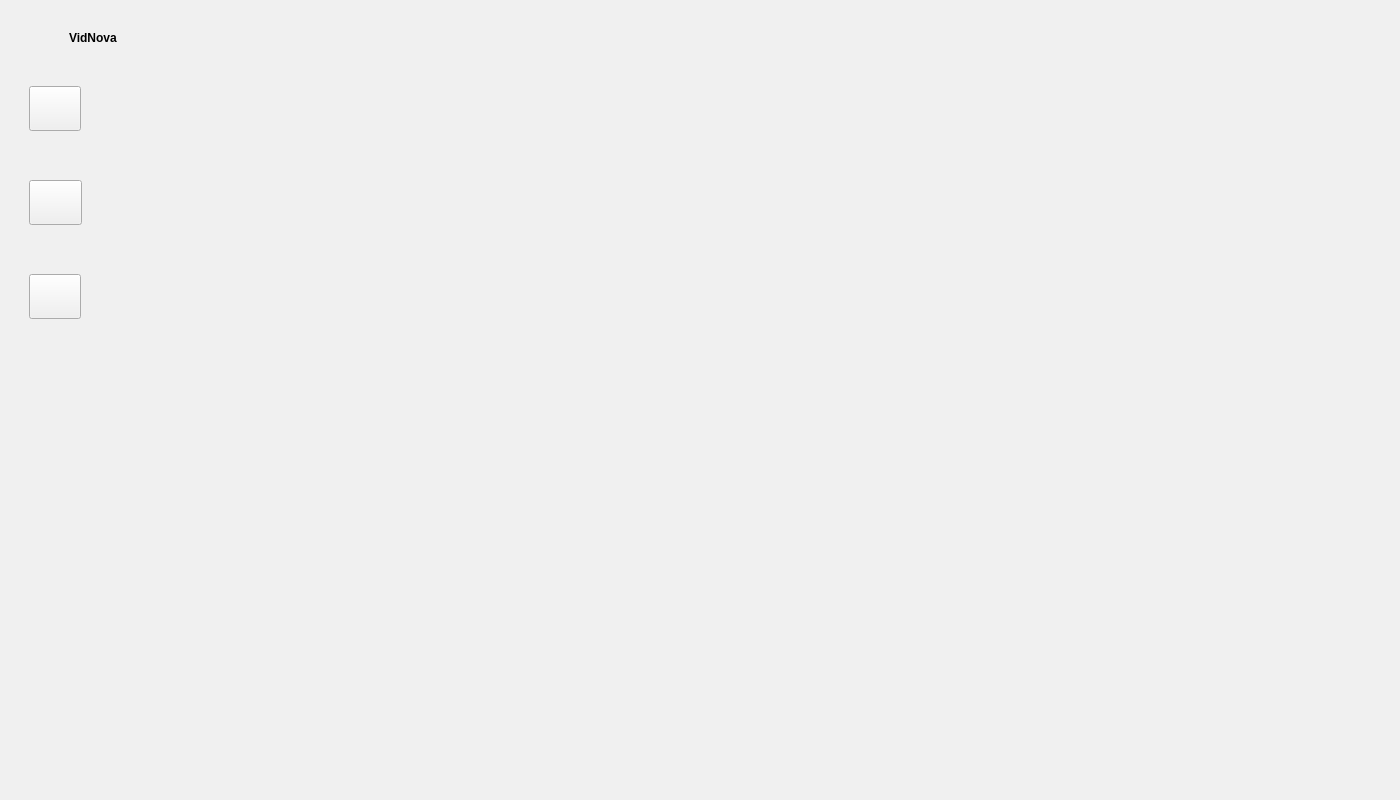
<?xml version="1.0" encoding="UTF-8"?>
<ui version="4.0">
 <class>VidNovaMain</class>
 <widget class="QWidget" name="VidNovaMain">
  <property name="geometry">
   <rect>
    <x>0</x>
    <y>0</y>
    <width>1400</width>
    <height>800</height>
   </rect>
  </property>
  <property name="windowTitle">
   <string>VidNovaMain</string>
  </property>
  <property name="styleSheet">
   <string notr="true">background-color: rgb(240,240, 240);</string>
  </property>
  <layout class="QVBoxLayout" name="verticalLayout">
   <property name="leftMargin">
    <number>5</number>
   </property>
   <property name="topMargin">
    <number>5</number>
   </property>
   <property name="rightMargin">
    <number>5</number>
   </property>
   <property name="bottomMargin">
    <number>5</number>
   </property>
   <item>
    <widget class="QWidget" name="VidNovabg" native="true">
     <property name="styleSheet">
      <string notr="true"/>
     </property>
     <layout class="QVBoxLayout" name="verticalLayout_2">
      <property name="spacing">
       <number>0</number>
      </property>
      <property name="leftMargin">
       <number>0</number>
      </property>
      <property name="topMargin">
       <number>0</number>
      </property>
      <property name="rightMargin">
       <number>0</number>
      </property>
      <property name="bottomMargin">
       <number>0</number>
      </property>
      <item>
       <widget class="QWidget" name="head" native="true">
        <property name="maximumSize">
         <size>
          <width>16777215</width>
          <height>68</height>
         </size>
        </property>
        <property name="toolTip">
         <string extracomment="                                                                                      "/>
        </property>
        <property name="accessibleIdentifier">
         <string/>
        </property>
        <property name="styleSheet">
         <string notr="true"/>
        </property>
        <layout class="QHBoxLayout" name="horizontalLayout_2">
         <property name="spacing">
          <number>0</number>
         </property>
         <property name="leftMargin">
          <number>0</number>
         </property>
         <property name="topMargin">
          <number>0</number>
         </property>
         <property name="rightMargin">
          <number>0</number>
         </property>
         <property name="bottomMargin">
          <number>0</number>
         </property>
         <item>
          <widget class="QWidget" name="headLeft" native="true">
           <property name="maximumSize">
            <size>
             <width>64</width>
             <height>16777215</height>
            </size>
           </property>
           <property name="styleSheet">
            <string notr="true"/>
           </property>
           <layout class="QHBoxLayout" name="horizontalLayout_3">
            <property name="spacing">
             <number>0</number>
            </property>
            <property name="leftMargin">
             <number>24</number>
            </property>
            <property name="topMargin">
             <number>0</number>
            </property>
            <property name="rightMargin">
             <number>0</number>
            </property>
            <property name="bottomMargin">
             <number>0</number>
            </property>
            <item>
             <widget class="QLabel" name="logo">
              <property name="sizePolicy">
               <sizepolicy hsizetype="MinimumExpanding" vsizetype="Minimum">
                <horstretch>0</horstretch>
                <verstretch>6</verstretch>
               </sizepolicy>
              </property>
              <property name="minimumSize">
               <size>
                <width>4</width>
                <height>0</height>
               </size>
              </property>
              <property name="maximumSize">
               <size>
                <width>28</width>
                <height>28</height>
               </size>
              </property>
              <property name="styleSheet">
               <string notr="true">#logo{
	border-image : url(&quot;:/image/logo.png&quot;);
	
}</string>
              </property>
              <property name="text">
               <string/>
              </property>
             </widget>
            </item>
           </layout>
          </widget>
         </item>
         <item>
          <widget class="QWidget" name="headRight" native="true">
           <property name="styleSheet">
            <string notr="true"/>
           </property>
           <layout class="QHBoxLayout" name="horizontalLayout_4">
            <property name="spacing">
             <number>0</number>
            </property>
            <property name="leftMargin">
             <number>0</number>
            </property>
            <property name="topMargin">
             <number>0</number>
            </property>
            <property name="rightMargin">
             <number>0</number>
            </property>
            <property name="bottomMargin">
             <number>0</number>
            </property>
            <item>
             <widget class="QWidget" name="headTitle" native="true">
              <property name="maximumSize">
               <size>
                <width>128</width>
                <height>16777215</height>
               </size>
              </property>
              <property name="styleSheet">
               <string notr="true"/>
              </property>
              <layout class="QVBoxLayout" name="verticalLayout_3">
               <property name="spacing">
                <number>0</number>
               </property>
               <property name="leftMargin">
                <number>0</number>
               </property>
               <property name="topMargin">
                <number>26</number>
               </property>
               <property name="rightMargin">
                <number>0</number>
               </property>
               <property name="bottomMargin">
                <number>26</number>
               </property>
               <item>
                <widget class="QLabel" name="title">
                 <property name="font">
                  <font>
                   <bold>true</bold>
                  </font>
                 </property>
                 <property name="styleSheet">
                  <string notr="true">color:#000</string>
                 </property>
                 <property name="text">
                  <string>VidNova</string>
                 </property>
                </widget>
               </item>
              </layout>
             </widget>
            </item>
            <item>
             <widget class="QWidget" name="sysBtn" native="true">
              <property name="maximumSize">
               <size>
                <width>16777215</width>
                <height>16777215</height>
               </size>
              </property>
              <property name="styleSheet">
               <string notr="true">QPushButton:hover{
	background-color: rgb(76, 76, 76);

}</string>
              </property>
              <layout class="QHBoxLayout" name="horizontalLayout_5">
               <property name="spacing">
                <number>20</number>
               </property>
               <property name="leftMargin">
                <number>0</number>
               </property>
               <property name="topMargin">
                <number>0</number>
               </property>
               <property name="rightMargin">
                <number>16</number>
               </property>
               <property name="bottomMargin">
                <number>0</number>
               </property>
               <item>
                <spacer name="horizontalSpacer">
                 <property name="orientation">
                  <enum>Qt::Orientation::Horizontal</enum>
                 </property>
                 <property name="sizeHint" stdset="0">
                  <size>
                   <width>1174</width>
                   <height>20</height>
                  </size>
                 </property>
                </spacer>
               </item>
               <item>
                <widget class="QPushButton" name="minBtn">
                 <property name="maximumSize">
                  <size>
                   <width>20</width>
                   <height>20</height>
                  </size>
                 </property>
                 <property name="styleSheet">
                  <string notr="true">#minBtn{
	border:none;
	border-image: url(&quot;:/image/minBtn.png&quot;);


}</string>
                 </property>
                 <property name="text">
                  <string/>
                 </property>
                </widget>
               </item>
               <item>
                <widget class="QPushButton" name="quitBtn">
                 <property name="maximumSize">
                  <size>
                   <width>20</width>
                   <height>20</height>
                  </size>
                 </property>
                 <property name="styleSheet">
                  <string notr="true">#quitBtn{
	border: none;
	border-image: url(&quot;:/image/closeBtn.png&quot;);
}</string>
                 </property>
                 <property name="text">
                  <string/>
                 </property>
                </widget>
               </item>
              </layout>
             </widget>
            </item>
           </layout>
          </widget>
         </item>
        </layout>
       </widget>
      </item>
      <item>
       <widget class="QWidget" name="body" native="true">
        <property name="styleSheet">
         <string notr="true"/>
        </property>
        <layout class="QHBoxLayout" name="horizontalLayout">
         <property name="spacing">
          <number>0</number>
         </property>
         <property name="leftMargin">
          <number>0</number>
         </property>
         <property name="topMargin">
          <number>0</number>
         </property>
         <property name="rightMargin">
          <number>0</number>
         </property>
         <property name="bottomMargin">
          <number>0</number>
         </property>
         <item>
          <widget class="QWidget" name="bodyLeft" native="true">
           <property name="minimumSize">
            <size>
             <width>100</width>
             <height>0</height>
            </size>
           </property>
           <property name="maximumSize">
            <size>
             <width>100</width>
             <height>16777215</height>
            </size>
           </property>
           <property name="styleSheet">
            <string notr="true"/>
           </property>
           <layout class="QVBoxLayout" name="verticalLayout_5">
            <property name="spacing">
             <number>0</number>
            </property>
            <property name="leftMargin">
             <number>0</number>
            </property>
            <property name="topMargin">
             <number>0</number>
            </property>
            <property name="rightMargin">
             <number>0</number>
            </property>
            <property name="bottomMargin">
             <number>0</number>
            </property>
            <item>
             <widget class="QWidget" name="btnList" native="true">
              <layout class="QVBoxLayout" name="verticalLayout_4">
               <property name="spacing">
                <number>49</number>
               </property>
               <property name="leftMargin">
                <number>24</number>
               </property>
               <property name="topMargin">
                <number>15</number>
               </property>
               <property name="rightMargin">
                <number>0</number>
               </property>
               <property name="bottomMargin">
                <number>0</number>
               </property>
               <item>
                <widget class="PageSwitchBtn" name="homePageBtn">
                 <property name="minimumSize">
                  <size>
                   <width>52</width>
                   <height>45</height>
                  </size>
                 </property>
                 <property name="maximumSize">
                  <size>
                   <width>52</width>
                   <height>45</height>
                  </size>
                 </property>
                 <property name="text">
                  <string/>
                 </property>
                </widget>
               </item>
               <item>
                <widget class="PageSwitchBtn" name="myPageBtn">
                 <property name="minimumSize">
                  <size>
                   <width>52</width>
                   <height>45</height>
                  </size>
                 </property>
                 <property name="maximumSize">
                  <size>
                   <width>53</width>
                   <height>45</height>
                  </size>
                 </property>
                 <property name="text">
                  <string/>
                 </property>
                </widget>
               </item>
               <item>
                <widget class="PageSwitchBtn" name="sysPageBtn">
                 <property name="minimumSize">
                  <size>
                   <width>52</width>
                   <height>45</height>
                  </size>
                 </property>
                 <property name="maximumSize">
                  <size>
                   <width>52</width>
                   <height>45</height>
                  </size>
                 </property>
                 <property name="text">
                  <string/>
                 </property>
                </widget>
               </item>
              </layout>
             </widget>
            </item>
            <item>
             <spacer name="verticalSpacer">
              <property name="orientation">
               <enum>Qt::Orientation::Vertical</enum>
              </property>
              <property name="sizeHint" stdset="0">
               <size>
                <width>20</width>
                <height>472</height>
               </size>
              </property>
             </spacer>
            </item>
           </layout>
          </widget>
         </item>
         <item>
          <widget class="QWidget" name="bodyRight" native="true">
           <property name="styleSheet">
            <string notr="true"/>
           </property>
           <layout class="QHBoxLayout" name="horizontalLayout_6">
            <property name="spacing">
             <number>0</number>
            </property>
            <property name="leftMargin">
             <number>0</number>
            </property>
            <property name="topMargin">
             <number>0</number>
            </property>
            <property name="rightMargin">
             <number>0</number>
            </property>
            <property name="bottomMargin">
             <number>0</number>
            </property>
            <item>
             <widget class="QStackedWidget" name="stackedWidget">
              <property name="styleSheet">
               <string notr="true"/>
              </property>
              <widget class="homePageCpt" name="homePage"/>
              <widget class="QWidget" name="myPage">
               <widget class="QLabel" name="label_2">
                <property name="geometry">
                 <rect>
                  <x>10</x>
                  <y>10</y>
                  <width>161</width>
                  <height>81</height>
                 </rect>
                </property>
                <property name="text">
                 <string>第二个页面</string>
                </property>
               </widget>
              </widget>
              <widget class="QWidget" name="sysPage">
               <widget class="QLabel" name="label_3">
                <property name="geometry">
                 <rect>
                  <x>20</x>
                  <y>20</y>
                  <width>81</width>
                  <height>31</height>
                 </rect>
                </property>
                <property name="text">
                 <string>第三个界面</string>
                </property>
               </widget>
              </widget>
             </widget>
            </item>
           </layout>
          </widget>
         </item>
        </layout>
       </widget>
      </item>
     </layout>
    </widget>
   </item>
  </layout>
 </widget>
 <customwidgets>
  <customwidget>
   <class>PageSwitchBtn</class>
   <extends>QPushButton</extends>
   <header>pageswitchbtn.h</header>
  </customwidget>
  <customwidget>
   <class>homePageCpt</class>
   <extends>QWidget</extends>
   <header>homepagecpt.h</header>
   <container>1</container>
  </customwidget>
 </customwidgets>
 <resources/>
 <connections/>
</ui>
